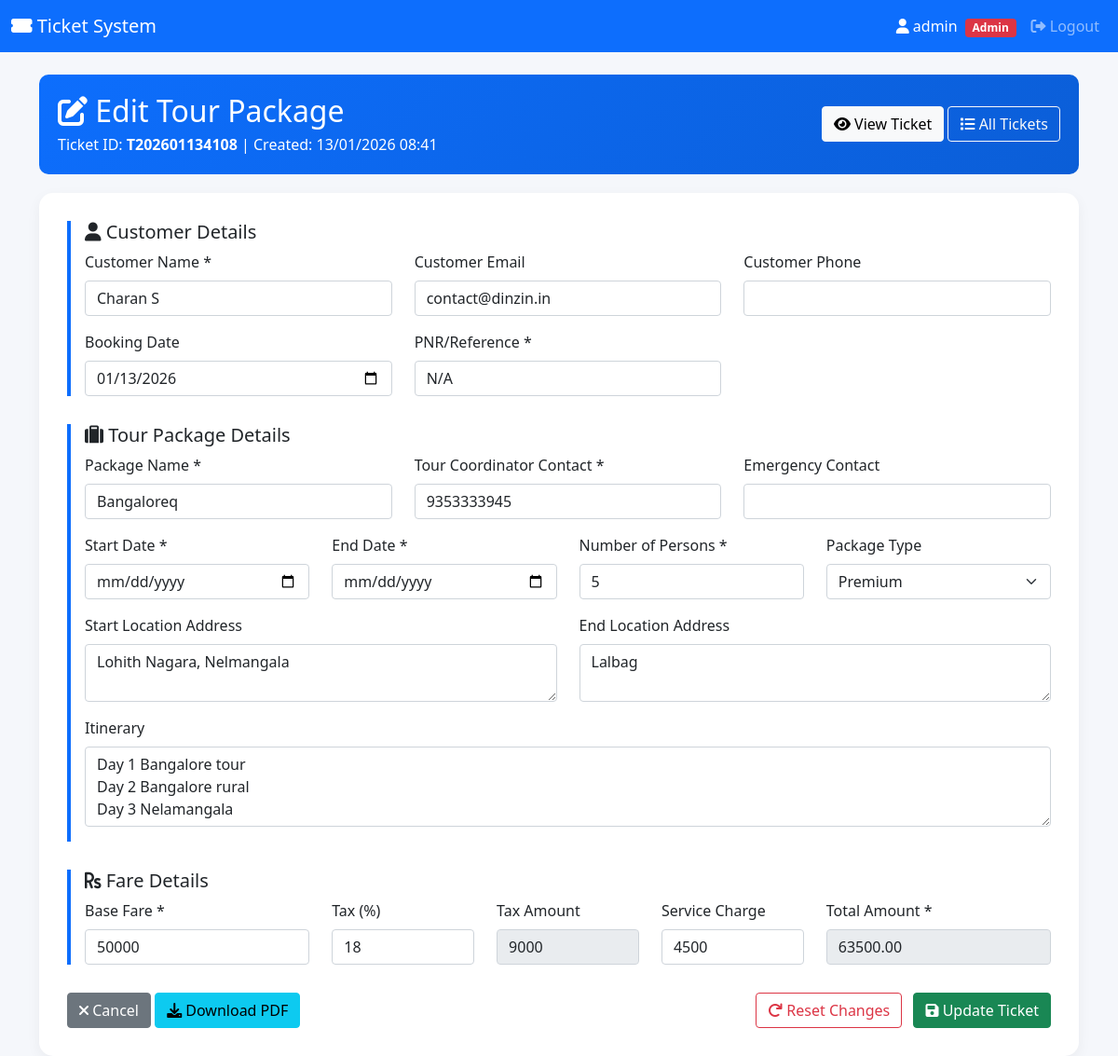
The app's page /public/edit_ticket.php?id=T202601134108 (signed in) with its own data.
### tables this page shows
CREATE TABLE `tickets` (
  `ticket_id` varchar(20) NOT NULL,
  `ticket_type` enum('train','flight','bus','cab','tour') NOT NULL,
  `pnr` varchar(20) NOT NULL,
  `booking_date` date NOT NULL,
  `customer_name` varchar(100) NOT NULL,
  `customer_email` varchar(100) DEFAULT NULL,
  `customer_phone` varchar(20) DEFAULT NULL,
  `total_amount` decimal(10,2) NOT NULL,
  `payment_status` enum('paid','pending','cancelled') DEFAULT 'paid',
  `ticket_status` enum('issued','cancelled','refunded') DEFAULT 'issued',
  `ticket_data` longtext NOT NULL CHECK (json_valid(`ticket_data`)),
  `pdf_path` varchar(255) DEFAULT NULL,
  `generated_by` int(11) NOT NULL,
  `generated_at` timestamp NOT NULL DEFAULT current_timestamp(),
  `cancelled_at` timestamp NULL DEFAULT NULL,
  `cancelled_by` int(11) DEFAULT NULL,
  `notes` text DEFAULT NULL
);

### public/edit_ticket.php (the view, shortened to what the rows shown need)
<?php
$ticket_id = $_GET['id'];
try {
    $db = getDB();
    $stmt = $db->prepare("SELECT * FROM tickets WHERE ticket_id = ?");
    $stmt->execute([$ticket_id]);
    $ticket = $stmt->fetch();
    $ticket_data = [];
    if (!empty($ticket['ticket_data'])) {
        if (is_string($ticket['ticket_data'])) {
            $ticket_data = json_decode($ticket['ticket_data'], true);
        } else {
            $ticket_data = $ticket['ticket_data'];
        }
    }
    $ticket_type = $ticket['ticket_type'];
    $page_titles = [
        'train' => 'Train Ticket',
        'flight' => 'Flight Ticket',
        'bus' => 'Bus Ticket',
        'cab' => 'Cab Booking',
        'tour' => 'Tour Package'
    ];
    $page_title = $page_titles[$ticket_type];
    $errors = [];
} catch (Exception $e) {
    $errors[] = 'Error: ' . $e->getMessage();
}
?>
<!DOCTYPE html>
<html lang="en">
<head>
    <link href="https://cdn.jsdelivr.net/npm/bootstrap@5.1.3/dist/css/bootstrap.min.css" rel="stylesheet">
    <link rel="stylesheet" href="https://cdnjs.cloudflare.com/ajax/libs/font-awesome/6.0.0/css/all.min.css">
    <link rel="stylesheet" href="https://cdn.jsdelivr.net/npm/flatpickr/dist/flatpickr.min.css">
</head>
<body>
    <div class="container mt-4">
        <div class="ticket-header">
            <div class="row align-items-center">
                <div class="col-md-8">
                    <h2 class="mb-1">
                        <i class="fas fa-edit"></i>
                        Edit <?= htmlspecialchars($page_title) ?>
                    </h2>
                    <p class="mb-0">
                        Ticket ID: <strong><?= htmlspecialchars($ticket_id) ?></strong>
                        | Created: <?= date('d/m/Y H:i', strtotime($ticket['generated_at'])) ?>
                    </p>
                </div>
            </div>
        </div>
        <div class="ticket-form-container">
            <form method="POST" action="" id="editTicketForm">
                <div class="form-section">
                    <div class="row">
                        <div class="col-md-4 mb-3">
                            <label class="form-label">Customer Name *</label>
                            <input type="text" class="form-control" name="customer_name"
                                   value="<?= htmlspecialchars($ticket['customer_name'] ?? '') ?>" required>
                        </div>
                        <div class="col-md-4 mb-3">
                            <label class="form-label">Customer Email</label>
                            <input type="email" class="form-control" name="customer_email"
                                   value="<?= htmlspecialchars($ticket['customer_email'] ?? '') ?>">
                        </div>
                    </div>
                    <div class="row">
                        <div class="col-md-4">
                            <label class="form-label">Booking Date</label>
                            <input type="date" class="form-control" name="booking_date"
                                   value="<?= htmlspecialchars($ticket['booking_date'] ?? date('Y-m-d')) ?>">
                        </div>
                        <div class="col-md-4">
                            <label class="form-label">PNR/Reference *</label>
                            <input type="text" class="form-control" name="pnr"
                                   value="<?= htmlspecialchars($ticket['pnr'] ?? '') ?>" required>
                        </div>
                    </div>
                </div>
                <?php if ($ticket_type == 'train'): ?>
                <div class="form-section">
                    <h5><i class="fas fa-train"></i> Train Details</h5>
                    <div class="row">
                        <div class="col-md-4 mb-3">
                            <label class="form-label">Train Number *</label>
                            <input type="text" class="form-control" name="train_number"
                                   value="<?= htmlspecialchars($ticket_data['train_number'] ?? '') ?>" required>
                        </div>
                        <div class="col-md-4 mb-3">
                            <label class="form-label">Train Name *</label>
                            <input type="text" class="form-control" name="train_name"
                                   value="<?= htmlspecialchars($ticket_data['train_name'] ?? '') ?>" required>
                        </div>
                        <div class="col-md-4 mb-3">
                            <label class="form-label">Class/Type *</label>
                            <select class="form-select" name="class" required>
                                <option value="AC First Class" <?= ($ticket_data['class'] ?? '') == 'AC First Class' ? 'selected' : '' ?>>AC First Class</option>
                                <option value="AC 2 Tier" <?= ($ticket_data['class'] ?? '') == 'AC 2 Tier' ? 'selected' : '' ?>>AC 2 Tier</option>
                                <option value="AC 3 Tier" <?= ($ticket_data['class'] ?? '') == 'AC 3 Tier' ? 'selected' : '' ?>>AC 3 Tier</option>
                                <option value="Sleeper" <?= ($ticket_data['class'] ?? '') == 'Sleeper' ? 'selected' : '' ?>>Sleeper (Non-AC)</option>
                                <option value="Second Sitting" <?= ($ticket_data['class'] ?? '') == 'Second Sitting' ? 'selected' : '' ?>>Second Sitting</option>
                            </select>
                        </div>
                    </div>
                    <div class="row">
                        <div class="col-md-6 mb-3">
                            <label class="form-label">From Station *</label>
                            <input type="text" class="form-control" name="from_station"
                                   value="<?= htmlspecialchars($ticket_data['from_station'] ?? '') ?>" required>
                        </div>
                        <div class="col-md-6 mb-3">
                            <label class="form-label">To Station *</label>
                            <input type="text" class="form-control" name="to_station"
                                   value="<?= htmlspecialchars($ticket_data['to_station'] ?? '') ?>" required>
                        </div>
                    </div>
                    <div class="row">
                        <div class="col-md-4 mb-3">
                            <label class="form-label">Departure Date/Time *</label>
                            <input type="datetime-local" class="form-control" name="departure_datetime"
                                   value="<?= htmlspecialchars($ticket_data['departure_datetime'] ?? '') ?>" required>
                        </div>
                        <div class="col-md-4 mb-3">
                            <label class="form-label">Arrival Date/Time</label>
                            <input type="datetime-local" class="form-control" name="arrival_datetime"
                                   value="<?= htmlspecialchars($ticket_data['arrival_datetime'] ?? '') ?>">
                        </div>
                        <div class="col-md-2 mb-3">
                            <label class="form-label">Coach</label>
                            <input type="text" class="form-control" name="coach"
                                   value="<?= htmlspecialchars($ticket_data['coach'] ?? '') ?>">
                        </div>
                        <div class="col-md-2 mb-3">
                            <label class="form-label">Seat</label>
                            <input type="text" class="form-control" name="seat"
                                   value="<?= htmlspecialchars($ticket_data['seat'] ?? '') ?>">
                        </div>
                    </div>
                </div>
                <?php elseif ($ticket_type == 'tour'): ?>
                <div class="form-section">
                    <h5><i class="fas fa-suitcase"></i> Tour Package Details</h5>
                    <div class="row">
                        <div class="col-md-4 mb-3">
                            <label class="form-label">Package Name *</label>
                            <input type="text" class="form-control" name="package_name"
                                   value="<?= htmlspecialchars($ticket_data['package_name'] ?? '') ?>" required>
                        </div>
                        <div class="col-md-4 mb-3">
                            <label class="form-label">Tour Coordinator Contact *</label>
                            <input type="tel" class="form-control" name="coordinator_contact"
                                   value="<?= htmlspecialchars($ticket_data['coordinator_contact'] ?? '') ?>"
                                   placeholder="+91XXXXXXXXXX" required>
                        </div>
                        <div class="col-md-4 mb-3">
                            <label class="form-label">Emergency Contact</label>
                            <input type="tel" class="form-control" name="emergency_contact"
                                   value="<?= htmlspecialchars($ticket_data['emergency_contact'] ?? '') ?>">
                        </div>
                    </div>
                    <div class="row">
                        <div class="col-md-3 mb-3">
                            <label class="form-label">Start Date *</label>
                            <input type="date" class="form-control" name="start_date"
                                   value="<?= htmlspecialchars($ticket_data['start_date'] ?? '') ?>" required>
                        </div>
                        <div class="col-md-3 mb-3">
                            <label class="form-label">End Date *</label>
                            <input type="date" class="form-control" name="end_date"
                                   value="<?= htmlspecialchars($ticket_data['end_date'] ?? '') ?>" required>
                        </div>
                        <div class="col-md-3 mb-3">
                            <label class="form-label">Number of Persons *</label>
                            <input type="number" class="form-control" name="persons" min="1"
                                   value="<?= htmlspecialchars($ticket_data['persons'] ?? '1') ?>" required>
                        </div>
                        <div class="col-md-3 mb-3">
                            <label class="form-label">Package Type</label>
                            <select class="form-select" name="package_type">
                                <option value="Premium" <?= ($ticket_data['package_type'] ?? '') == 'Premium' ? 'selected' : '' ?>>Premium</option>
                            </select>
                        </div>
                    </div>
                    <div class="row">
                        <div class="col-md-6 mb-3">
                            <label class="form-label">Start Location Address</label>
                            <textarea class="form-control" name="start_location" rows="2"><?= htmlspecialchars($ticket_data['start_location'] ?? '') ?></textarea>
                        </div>
                        <div class="col-md-6 mb-3">
                            <label class="form-label">End Location Address</label>
                            <textarea class="form-control" name="end_location" rows="2"><?= htmlspecialchars($ticket_data['end_location'] ?? '') ?></textarea>
                        </div>
                    </div>
                    <div class="row">
                        <div class="col-md-12 mb-3">
                            <label class="form-label">Itinerary</label>
                            <textarea class="form-control" name="itinerary" rows="3"><?= htmlspecialchars($ticket_data['itinerary'] ?? '') ?></textarea>
                        </div>
                    </div>
                </div>
                <?php endif; ?>
                <div class="form-section">
                    <div class="row">
                        <div class="col-md-3">
                            <label class="form-label">Base Fare *</label>
                            <input type="number" class="form-control calculate" name="base_fare"
                                   step="0.01" value="<?= $ticket_data['base_fare'] ?? '0' ?>" required>
                        </div>
                        <div class="col-md-2">
                            <label class="form-label">Tax (%)</label>
                            <input type="number" class="form-control calculate" name="tax_percent"
                                   step="0.01" value="<?= $ticket_data['tax_percent'] ?? '18' ?>">
                        </div>
                        <div class="col-md-2">
                            <label class="form-label">Tax Amount</label>
                            <input type="number" class="form-control" name="tax_amount"
                                   step="0.01" value="<?= $ticket_data['tax_amount'] ?? '0' ?>" readonly>
                        </div>
                        <div class="col-md-2">
                            <label class="form-label">Service Charge</label>
                            <input type="number" class="form-control calculate" name="service_charge"
                                   step="0.01" value="<?= $ticket_data['service_charge'] ?? '0' ?>">
                        </div>
                        <div class="col-md-3">
                            <label class="form-label">Total Amount *</label>
                            <input type="number" class="form-control" name="total_amount"
                                   step="0.01" value="<?= $ticket['total_amount'] ?>" readonly required>
                        </div>
                    </div>
                </div>
            </form>
        </div>
    </div>
</body>
</html>

### records on screen
tickets: ticket_type "Tour Package", generated_at "13/01/2026 08:41", customer_name "Charan S", customer_email "contact@dinzin.in", booking_date "01/13/2026", pnr "N/A", package_name "Bangaloreq", coordinator_contact "9353333945", persons "5", package_type "Premium", start_location "Lohith Nagara, Nelmangala", end_location "Lalbag", itinerary "Day 1 Bangalore tour Day 2 Bangalore rural Day 3 Nelamangala", base_fare "50000", tax_percent "18", tax_amount "9000", service_charge "4500", total_amount "63500.00"

### other values on screen
$_SESSION['username'] "admin"
$ticket_id "T202601134108"
